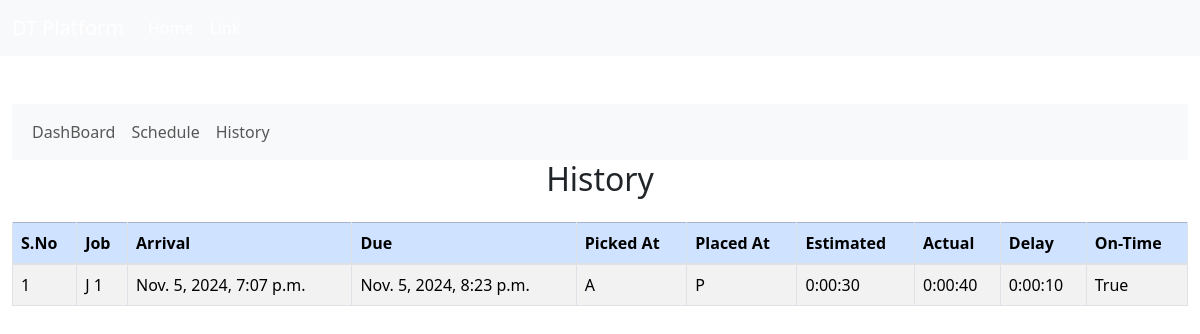
Page /history/ on the earlier database version.
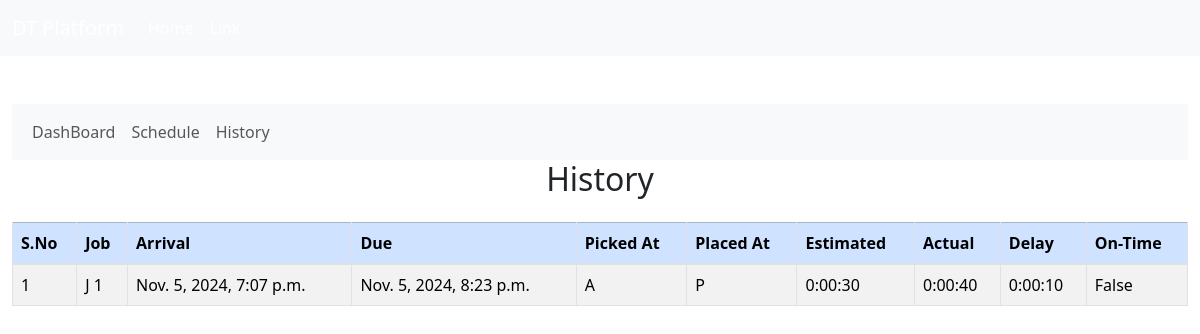
Same page on the later database version.
### dashboard/models.py (models this page shows, shortened)
class JobHistory(models.Model):
    job_name = models.CharField(max_length=100)
    arrival = models.DateTimeField()
    due = models.DateTimeField()
    picked_at = models.CharField(max_length=10, default='none')
    placed_at = models.CharField(max_length=10, default='none')
    estimated_time = models.DurationField()
    actual_time = models.DurationField()
    delay = models.DurationField(null=True, blank=True)
    on_time = models.BooleanField(default=True)

### dashboard/views.py (the view)
# urls.py: path('history/', views.history, name='history'),
def history(request):
    jobs = JobHistory.objects.all()
    return render(request, 'dashboard/history.html', {'jobs': jobs})

### templates/dashboard/history.html (shortened to what this page needs)
{%extends 'base.html' %}
{% block head%}
{% load bootstrap5 %}
{% bootstrap_css %}
{% endblock head%}
{% block content %}
<div class="container-fluid my-5">
    <nav class="navbar bg-dark navbar-expand-lg bg-body-tertiary">
        <div class="container-fluid">
            <div class="navbar-nav">
                <a class="nav-link" href="/dashboard" >DashBoard</a>
                <a class="nav-link" href="/schedule" >Schedule</a>
                <a class="nav-link" href="/history" >History</a>
            </div>
        </div>
    </nav>
    <h2 class="text-center mb-4">History</h2>
    <table class="table table-bordered table-striped">
        <thead class="table-primary">
            <tr>
                <th scope="col">S.No</th>
                <th scope="col">Job</th>
                <th scope="col">Arrival</th>
                <th scope="col">Due</th>
                <th scope="col">Picked At</th>
                <th scope="col">Placed At</th>
                <th scope="col">Estimated</th>
                <th scope="col">Actual</th>
                <th scope="col">Delay</th>
                <th scope="col">On-Time</th>
            </tr>
        </thead>
        <tbody>
            {% for job in jobs %}
            <tr>
                <td>{{ forloop.counter }}</td>
                <td>{{ job.job_name }}</td>
                <td>{{ job.arrival }}</td>
                <td>{{ job.due }}</td>
                <td>{{ job.picked_at }}</td>
                <td>{{ job.placed_at }}</td>
                <td>{{ job.estimated_time }}</td>
                <td>{{ job.actual_time }}</td>
                <td>{{ job.delay }}</td>
                <td>{{ job.on_time }}</td>
            </tr>
            {% endfor %}
        </tbody>
    </table>
</div>
{% endblock content %}

### templates/base.html (shortened to what this page needs)
{% load static %}
<!DOCTYPE html>
<html>
<head>
  {% load bootstrap5 %}
  {% bootstrap_css %}
    <link rel="stylesheet" href="https://maxcdn.bootstrapcdn.com/bootstrap/4.0.0/css/bootstrap.min.css">
    {% block head %}
    {% endblock head %}
</head>
<body>
    <header class="site-header">
      <nav class="navbar bg-dark navbar-expand-lg bg-body-tertiary">
        <div class="container-fluid">
          <a class="navbar-brand" style="color:#FFFFFF;" href="#">DT Platform</a>
          <div class="collapse navbar-collapse" id="navbarSupportedContent">
            <ul class="navbar-nav me-auto mb-2 mb-lg-0">
              <li class="nav-item">
                <a class="nav-link active" style="color:#FFFFFF;" aria-current="page" href="#">Home</a>
              </li>
              <li class="nav-item">
                <a class="nav-link" style="color:#FFFFFF;" href="#">Link</a>
              </li>
            </ul>
          </div>
        </div>
      </nav>
    </header>
    {% block content %}
    {% endblock content %}
</body>
</html>

Differences in the rows shown:
changed JobHistory: on_time "True" → "False"
